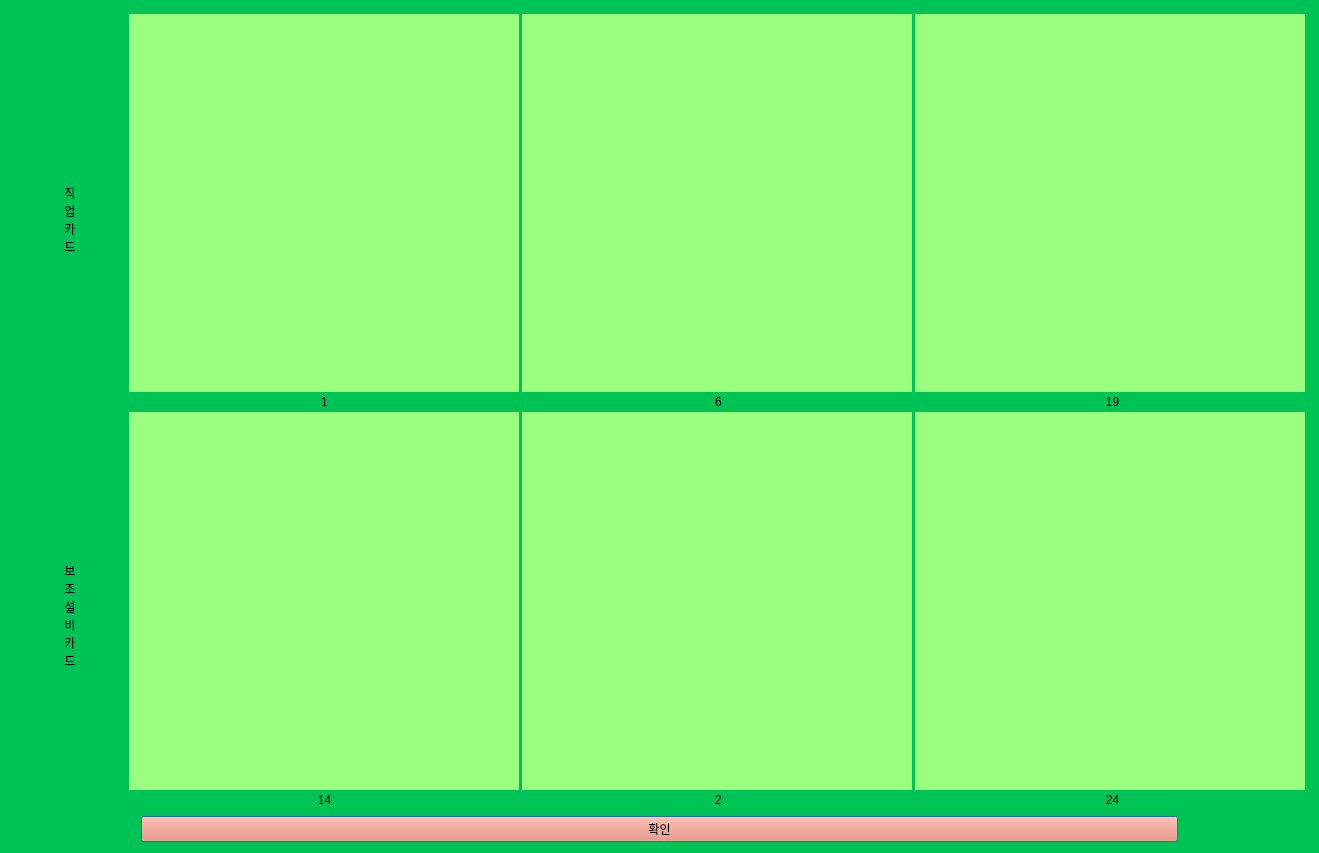
<?xml version="1.0" encoding="UTF-8"?>
<ui version="4.0">
 <class>Dialog</class>
 <widget class="QDialog" name="Dialog">
  <property name="geometry">
   <rect>
    <x>0</x>
    <y>0</y>
    <width>1319</width>
    <height>853</height>
   </rect>
  </property>
  <property name="windowTitle">
   <string>Dialog</string>
  </property>
  <property name="styleSheet">
   <string notr="true">background-color: rgb(0, 195, 86);</string>
  </property>
  <layout class="QVBoxLayout" name="verticalLayout">
   <item>
    <layout class="QHBoxLayout" name="horizontalLayout_2" stretch="1,10">
     <property name="spacing">
      <number>0</number>
     </property>
     <property name="topMargin">
      <number>3</number>
     </property>
     <property name="bottomMargin">
      <number>3</number>
     </property>
     <item>
      <layout class="QVBoxLayout" name="verticalLayout_1">
       <property name="spacing">
        <number>0</number>
       </property>
       <item>
        <widget class="QLabel" name="label_1">
         <property name="sizePolicy">
          <sizepolicy hsizetype="Minimum" vsizetype="Minimum">
           <horstretch>0</horstretch>
           <verstretch>0</verstretch>
          </sizepolicy>
         </property>
         <property name="text">
          <string>
직
업
카
드</string>
         </property>
         <property name="textFormat">
          <enum>Qt::AutoText</enum>
         </property>
         <property name="scaledContents">
          <bool>false</bool>
         </property>
         <property name="alignment">
          <set>Qt::AlignCenter</set>
         </property>
         <property name="indent">
          <number>15</number>
         </property>
        </widget>
       </item>
       <item>
        <widget class="QLabel" name="label_2">
         <property name="sizePolicy">
          <sizepolicy hsizetype="Minimum" vsizetype="Minimum">
           <horstretch>0</horstretch>
           <verstretch>0</verstretch>
          </sizepolicy>
         </property>
         <property name="text">
          <string>
보
조
설
비
카
드</string>
         </property>
         <property name="alignment">
          <set>Qt::AlignCenter</set>
         </property>
         <property name="indent">
          <number>15</number>
         </property>
        </widget>
       </item>
      </layout>
     </item>
     <item>
      <layout class="QVBoxLayout" name="verticalLayout_2" stretch="1,0,1,0">
       <property name="spacing">
        <number>3</number>
       </property>
       <item>
        <layout class="QHBoxLayout" name="horizontalLayout_1">
         <property name="spacing">
          <number>-1</number>
         </property>
         <property name="rightMargin">
          <number>3</number>
         </property>
         <item>
          <widget class="QWidget" name="widget_job_1" native="true">
           <property name="sizePolicy">
            <sizepolicy hsizetype="Minimum" vsizetype="Minimum">
             <horstretch>0</horstretch>
             <verstretch>0</verstretch>
            </sizepolicy>
           </property>
           <property name="styleSheet">
            <string notr="true">background-color: rgb(154, 255, 127);</string>
           </property>
          </widget>
         </item>
         <item>
          <widget class="QWidget" name="widget_job_2" native="true">
           <property name="sizePolicy">
            <sizepolicy hsizetype="Minimum" vsizetype="Minimum">
             <horstretch>0</horstretch>
             <verstretch>0</verstretch>
            </sizepolicy>
           </property>
           <property name="styleSheet">
            <string notr="true">background-color: rgb(154, 255, 127);</string>
           </property>
          </widget>
         </item>
         <item>
          <widget class="QWidget" name="widget_job_3" native="true">
           <property name="enabled">
            <bool>true</bool>
           </property>
           <property name="sizePolicy">
            <sizepolicy hsizetype="Minimum" vsizetype="Minimum">
             <horstretch>0</horstretch>
             <verstretch>0</verstretch>
            </sizepolicy>
           </property>
           <property name="styleSheet">
            <string notr="true">background-color: rgb(154, 255, 127);</string>
           </property>
          </widget>
         </item>
        </layout>
       </item>
       <item>
        <layout class="QHBoxLayout" name="horizontalLayout_number_1">
         <item>
          <widget class="QLabel" name="label_number_1">
           <property name="text">
            <string>1</string>
           </property>
           <property name="alignment">
            <set>Qt::AlignCenter</set>
           </property>
          </widget>
         </item>
         <item>
          <widget class="QLabel" name="label_number_2">
           <property name="text">
            <string>6</string>
           </property>
           <property name="alignment">
            <set>Qt::AlignCenter</set>
           </property>
          </widget>
         </item>
         <item>
          <widget class="QLabel" name="label_number_3">
           <property name="text">
            <string>19</string>
           </property>
           <property name="alignment">
            <set>Qt::AlignCenter</set>
           </property>
          </widget>
         </item>
        </layout>
       </item>
       <item>
        <layout class="QHBoxLayout" name="horizontalLayout_3">
         <property name="rightMargin">
          <number>3</number>
         </property>
         <item>
          <widget class="QWidget" name="widget_sub_1" native="true">
           <property name="sizePolicy">
            <sizepolicy hsizetype="Minimum" vsizetype="Minimum">
             <horstretch>0</horstretch>
             <verstretch>0</verstretch>
            </sizepolicy>
           </property>
           <property name="styleSheet">
            <string notr="true">background-color: rgb(154, 255, 127);</string>
           </property>
          </widget>
         </item>
         <item>
          <widget class="QWidget" name="widget_sub_2" native="true">
           <property name="sizePolicy">
            <sizepolicy hsizetype="Minimum" vsizetype="Minimum">
             <horstretch>0</horstretch>
             <verstretch>0</verstretch>
            </sizepolicy>
           </property>
           <property name="styleSheet">
            <string notr="true">background-color: rgb(154, 255, 127);</string>
           </property>
          </widget>
         </item>
         <item>
          <widget class="QWidget" name="widget_sub_3" native="true">
           <property name="sizePolicy">
            <sizepolicy hsizetype="Minimum" vsizetype="Minimum">
             <horstretch>0</horstretch>
             <verstretch>0</verstretch>
            </sizepolicy>
           </property>
           <property name="styleSheet">
            <string notr="true">background-color: rgb(154, 255, 127);</string>
           </property>
          </widget>
         </item>
        </layout>
       </item>
       <item>
        <layout class="QHBoxLayout" name="horizontalLayout_number_2">
         <item>
          <widget class="QLabel" name="label_number_4">
           <property name="text">
            <string>14</string>
           </property>
           <property name="alignment">
            <set>Qt::AlignCenter</set>
           </property>
          </widget>
         </item>
         <item>
          <widget class="QLabel" name="label_number_5">
           <property name="text">
            <string>2</string>
           </property>
           <property name="alignment">
            <set>Qt::AlignCenter</set>
           </property>
          </widget>
         </item>
         <item>
          <widget class="QLabel" name="label_number_6">
           <property name="text">
            <string>24</string>
           </property>
           <property name="alignment">
            <set>Qt::AlignCenter</set>
           </property>
          </widget>
         </item>
        </layout>
       </item>
      </layout>
     </item>
    </layout>
   </item>
   <item>
    <layout class="QHBoxLayout" name="horizontalLayout" stretch="1,8,1">
     <item>
      <spacer name="horizontalSpacer">
       <property name="orientation">
        <enum>Qt::Horizontal</enum>
       </property>
       <property name="sizeHint" stdset="0">
        <size>
         <width>40</width>
         <height>20</height>
        </size>
       </property>
      </spacer>
     </item>
     <item>
      <widget class="QPushButton" name="pushButton">
       <property name="styleSheet">
        <string notr="true">background-color: rgb(255, 127, 98);</string>
       </property>
       <property name="text">
        <string>확인</string>
       </property>
      </widget>
     </item>
     <item>
      <spacer name="horizontalSpacer_2">
       <property name="orientation">
        <enum>Qt::Horizontal</enum>
       </property>
       <property name="sizeHint" stdset="0">
        <size>
         <width>40</width>
         <height>20</height>
        </size>
       </property>
      </spacer>
     </item>
    </layout>
   </item>
  </layout>
 </widget>
 <resources>
  <include location="../../MyQRC.qrc"/>
 </resources>
 <connections/>
</ui>
